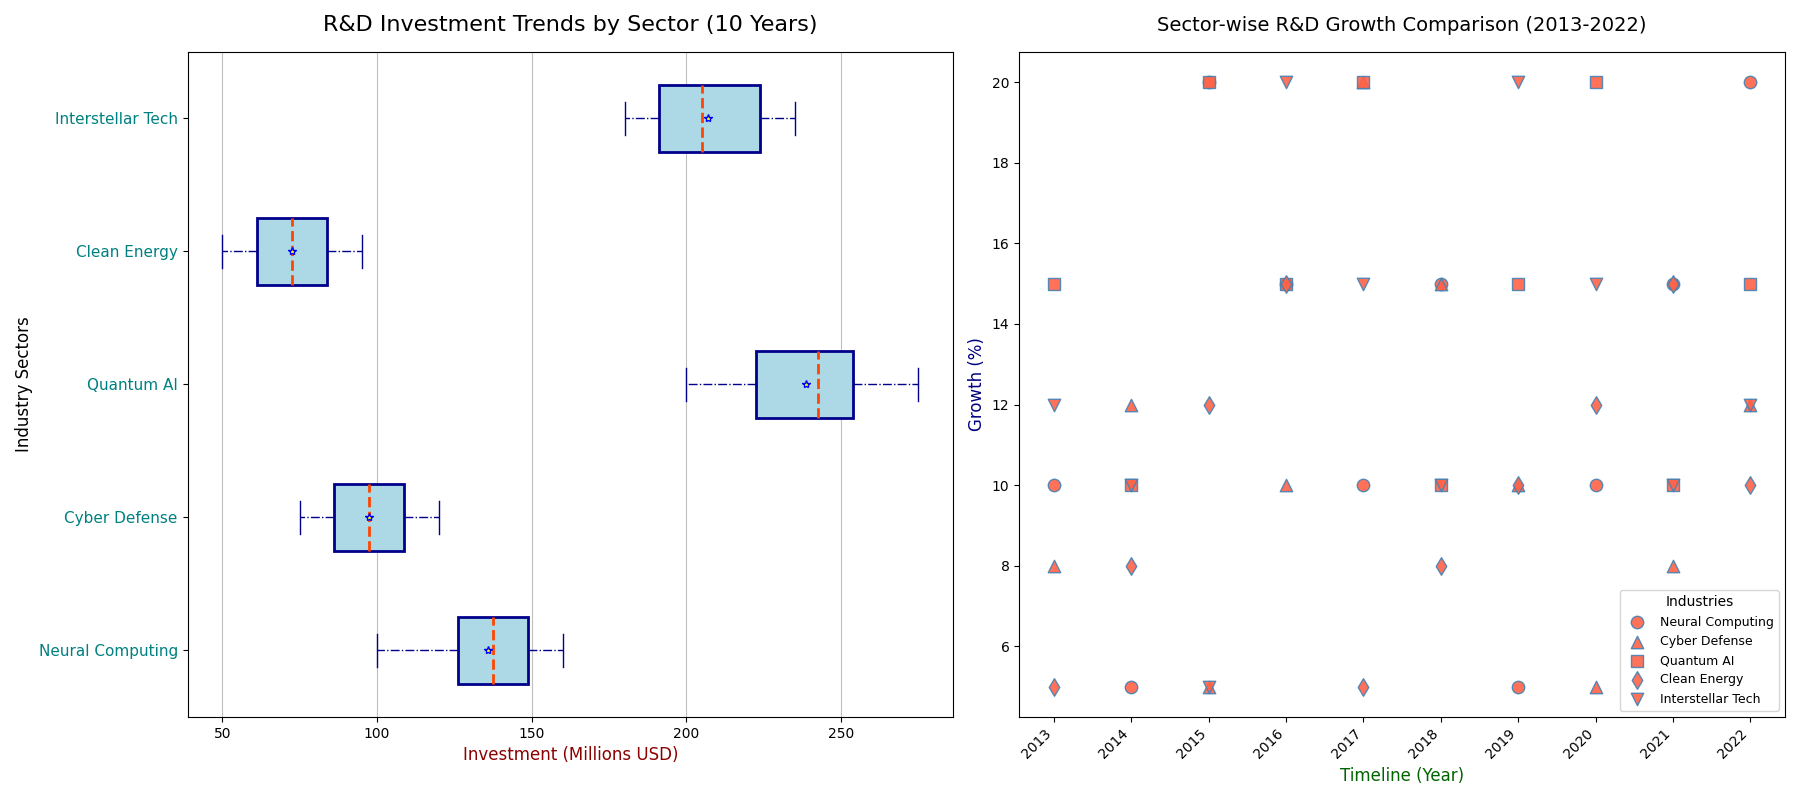

Recreate this plot in Python.
import matplotlib.pyplot as plt
import numpy as np

sectors = ['Neural Computing', 'Cyber Defense', 'Quantum AI', 'Clean Energy', 'Interstellar Tech']

expenditure_data = [
    [100, 120, 130, 125, 140, 150, 135, 145, 155, 160],
    [75, 85, 80, 90, 110, 120, 115, 105, 100, 95],
    [200, 220, 210, 230, 240, 250, 245, 255, 260, 275],
    [50, 55, 60, 65, 70, 75, 80, 85, 90, 95],
    [180, 190, 200, 195, 185, 210, 220, 225, 230, 235]
]

years = np.arange(2013, 2023)

fig, axes = plt.subplots(nrows=1, ncols=2, figsize=(18, 8))

ax1 = axes[0]
bp = ax1.boxplot(expenditure_data, vert=False, patch_artist=True, showmeans=True, notch=False,
                 boxprops=dict(facecolor="#add8e6", color="#00008b", linewidth=2.0),
                 medianprops=dict(color="#ff4500", linewidth=2.0, linestyle='--'),
                 meanprops=dict(marker='*', markeredgecolor='blue', markerfacecolor='yellow'),
                 whiskerprops=dict(color="#00008b", linestyle='-.'), capprops=dict(color="#00008b"))

ax1.set_yticklabels(sectors, fontsize=11, color='teal')
ax1.set_title("R&D Investment Trends by Sector (10 Years)", fontsize=16, fontweight='regular', pad=15)
ax1.set_xlabel("Investment (Millions USD)", fontsize=12, color='darkred')
ax1.set_ylabel("Industry Sectors", fontsize=12)
ax1.xaxis.grid(True, linestyle='-', alpha=0.5, color='grey')

ax2 = axes[1]
growth_rates = [
    [10, 5, 20, 15, 10, 15, 5, 10, 15, 20],
    [8, 12, 5, 10, 20, 15, 10, 5, 8, 12],
    [15, 10, 20, 15, 20, 10, 15, 20, 10, 15],
    [5, 8, 12, 15, 5, 8, 10, 12, 15, 10],
    [12, 10, 5, 20, 15, 10, 20, 15, 10, 12]
]
marker_styles = ['o', '^', 's', 'd', 'v']
for idx, (sector_growth, marker) in enumerate(zip(growth_rates, marker_styles)):
    ax2.scatter(years, sector_growth, label=sectors[idx], s=80, c='#ff6347', alpha=0.9,
                edgecolors='#4682b4', marker=marker)

ax2.set_title("Sector-wise R&D Growth Comparison (2013-2022)", fontsize=14, fontweight='regular', pad=15)
ax2.set_xlabel("Timeline (Year)", fontsize=12, color='darkgreen')
ax2.set_ylabel("Growth (%)", fontsize=12, color='navy')
ax2.legend(title='Industries', fontsize=9, title_fontsize=10, loc='lower right')
ax2.yaxis.grid(False)
ax2.set_xticks(years)
ax2.set_xticklabels([str(yr) for yr in years], rotation=45, ha='right')

plt.tight_layout()
plt.show()
